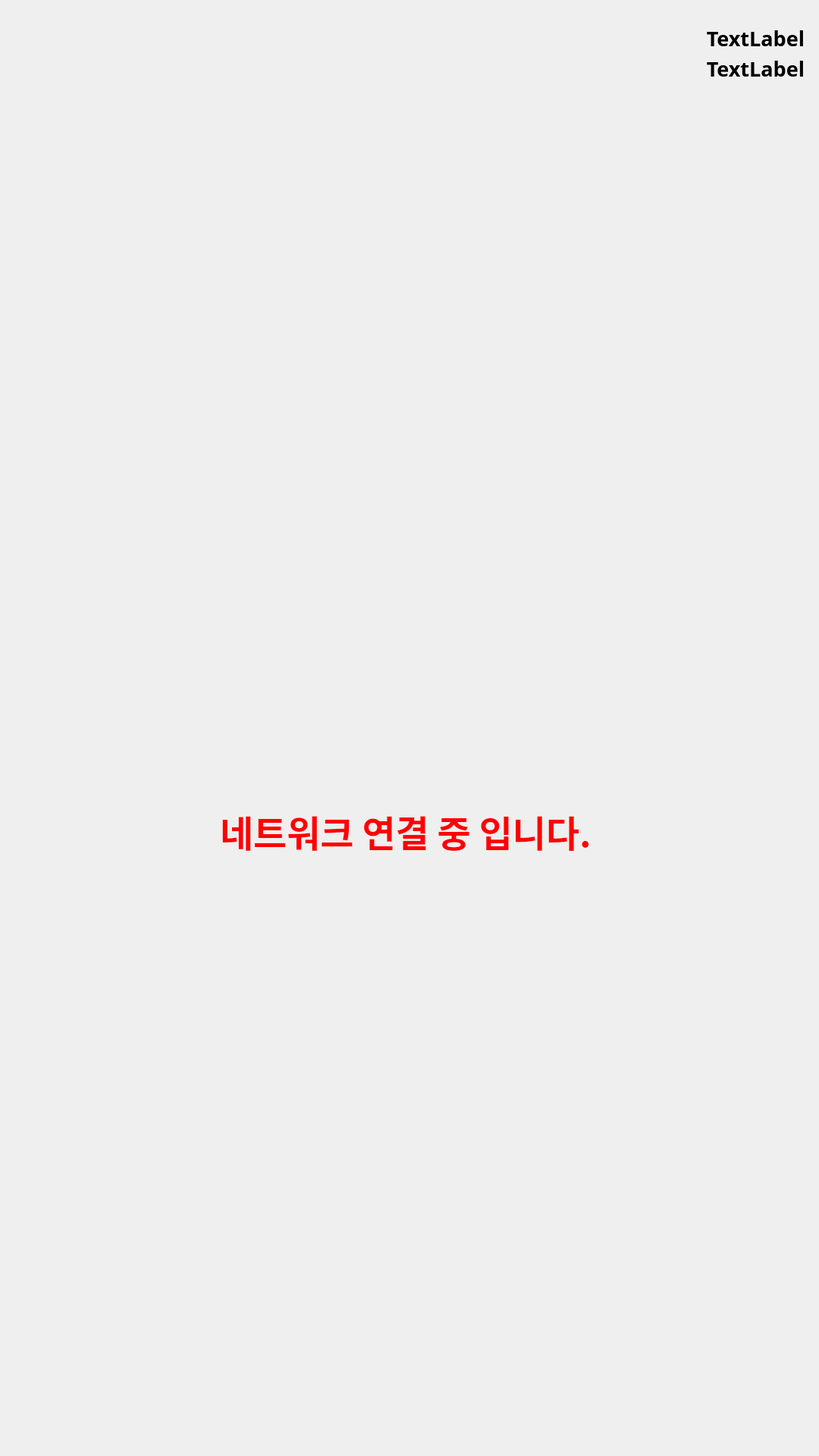
<?xml version="1.0" encoding="UTF-8"?>
<ui version="4.0">
 <class>Dialog</class>
 <widget class="QDialog" name="Dialog">
  <property name="geometry">
   <rect>
    <x>0</x>
    <y>0</y>
    <width>1080</width>
    <height>1920</height>
   </rect>
  </property>
  <property name="windowTitle">
   <string>Dialog</string>
  </property>
  <widget class="QLabel" name="label">
   <property name="geometry">
    <rect>
     <x>0</x>
     <y>0</y>
     <width>1081</width>
     <height>1921</height>
    </rect>
   </property>
   <property name="text">
    <string/>
   </property>
   <property name="pixmap">
    <pixmap resource="resources.qrc">:/Background/image/asset/background.png</pixmap>
   </property>
   <property name="scaledContents">
    <bool>true</bool>
   </property>
  </widget>
  <widget class="QLabel" name="label_2">
   <property name="geometry">
    <rect>
     <x>80</x>
     <y>310</y>
     <width>151</width>
     <height>121</height>
    </rect>
   </property>
   <property name="font">
    <font>
     <family>나눔고딕 ExtraBold</family>
     <pointsize>36</pointsize>
     <weight>75</weight>
     <bold>true</bold>
    </font>
   </property>
   <property name="text">
    <string/>
   </property>
   <property name="textFormat">
    <enum>Qt::AutoText</enum>
   </property>
   <property name="alignment">
    <set>Qt::AlignRight|Qt::AlignTrailing|Qt::AlignVCenter</set>
   </property>
  </widget>
  <widget class="QLabel" name="label_3">
   <property name="geometry">
    <rect>
     <x>270</x>
     <y>310</y>
     <width>231</width>
     <height>121</height>
    </rect>
   </property>
   <property name="font">
    <font>
     <family>나눔고딕</family>
     <pointsize>28</pointsize>
     <weight>75</weight>
     <bold>true</bold>
    </font>
   </property>
   <property name="text">
    <string/>
   </property>
   <property name="textFormat">
    <enum>Qt::AutoText</enum>
   </property>
  </widget>
  <widget class="QLabel" name="label_4">
   <property name="geometry">
    <rect>
     <x>510</x>
     <y>310</y>
     <width>171</width>
     <height>121</height>
    </rect>
   </property>
   <property name="font">
    <font>
     <family>나눔고딕</family>
     <pointsize>28</pointsize>
     <weight>75</weight>
     <bold>true</bold>
    </font>
   </property>
   <property name="styleSheet">
    <string notr="true">color: rgb(255, 255, 255);</string>
   </property>
   <property name="text">
    <string/>
   </property>
   <property name="textFormat">
    <enum>Qt::AutoText</enum>
   </property>
   <property name="alignment">
    <set>Qt::AlignCenter</set>
   </property>
  </widget>
  <widget class="QLabel" name="label_5">
   <property name="geometry">
    <rect>
     <x>700</x>
     <y>310</y>
     <width>361</width>
     <height>121</height>
    </rect>
   </property>
   <property name="font">
    <font>
     <family>나눔고딕</family>
     <pointsize>28</pointsize>
     <weight>75</weight>
     <bold>true</bold>
    </font>
   </property>
   <property name="text">
    <string/>
   </property>
   <property name="textFormat">
    <enum>Qt::AutoText</enum>
   </property>
  </widget>
  <widget class="QLabel" name="label_6">
   <property name="geometry">
    <rect>
     <x>80</x>
     <y>460</y>
     <width>151</width>
     <height>121</height>
    </rect>
   </property>
   <property name="font">
    <font>
     <family>나눔고딕 ExtraBold</family>
     <pointsize>36</pointsize>
     <weight>75</weight>
     <bold>true</bold>
    </font>
   </property>
   <property name="text">
    <string/>
   </property>
   <property name="textFormat">
    <enum>Qt::AutoText</enum>
   </property>
   <property name="alignment">
    <set>Qt::AlignRight|Qt::AlignTrailing|Qt::AlignVCenter</set>
   </property>
  </widget>
  <widget class="QLabel" name="label_7">
   <property name="geometry">
    <rect>
     <x>270</x>
     <y>460</y>
     <width>231</width>
     <height>121</height>
    </rect>
   </property>
   <property name="font">
    <font>
     <family>나눔고딕</family>
     <pointsize>28</pointsize>
     <weight>75</weight>
     <bold>true</bold>
    </font>
   </property>
   <property name="text">
    <string/>
   </property>
   <property name="textFormat">
    <enum>Qt::AutoText</enum>
   </property>
  </widget>
  <widget class="QLabel" name="label_8">
   <property name="geometry">
    <rect>
     <x>510</x>
     <y>460</y>
     <width>171</width>
     <height>121</height>
    </rect>
   </property>
   <property name="font">
    <font>
     <family>나눔고딕</family>
     <pointsize>28</pointsize>
     <weight>75</weight>
     <bold>true</bold>
    </font>
   </property>
   <property name="styleSheet">
    <string notr="true">color: rgb(255, 255, 255);</string>
   </property>
   <property name="text">
    <string/>
   </property>
   <property name="textFormat">
    <enum>Qt::AutoText</enum>
   </property>
   <property name="alignment">
    <set>Qt::AlignCenter</set>
   </property>
  </widget>
  <widget class="QLabel" name="label_9">
   <property name="geometry">
    <rect>
     <x>700</x>
     <y>460</y>
     <width>361</width>
     <height>121</height>
    </rect>
   </property>
   <property name="font">
    <font>
     <family>나눔고딕</family>
     <pointsize>28</pointsize>
     <weight>75</weight>
     <bold>true</bold>
    </font>
   </property>
   <property name="text">
    <string/>
   </property>
   <property name="textFormat">
    <enum>Qt::AutoText</enum>
   </property>
  </widget>
  <widget class="QLabel" name="label_10">
   <property name="geometry">
    <rect>
     <x>80</x>
     <y>610</y>
     <width>151</width>
     <height>121</height>
    </rect>
   </property>
   <property name="font">
    <font>
     <family>나눔고딕 ExtraBold</family>
     <pointsize>36</pointsize>
     <weight>75</weight>
     <bold>true</bold>
    </font>
   </property>
   <property name="text">
    <string/>
   </property>
   <property name="textFormat">
    <enum>Qt::AutoText</enum>
   </property>
   <property name="alignment">
    <set>Qt::AlignRight|Qt::AlignTrailing|Qt::AlignVCenter</set>
   </property>
  </widget>
  <widget class="QLabel" name="label_11">
   <property name="geometry">
    <rect>
     <x>270</x>
     <y>610</y>
     <width>231</width>
     <height>121</height>
    </rect>
   </property>
   <property name="font">
    <font>
     <family>나눔고딕</family>
     <pointsize>28</pointsize>
     <weight>75</weight>
     <bold>true</bold>
    </font>
   </property>
   <property name="text">
    <string/>
   </property>
   <property name="textFormat">
    <enum>Qt::AutoText</enum>
   </property>
  </widget>
  <widget class="QLabel" name="label_12">
   <property name="geometry">
    <rect>
     <x>510</x>
     <y>600</y>
     <width>171</width>
     <height>121</height>
    </rect>
   </property>
   <property name="font">
    <font>
     <family>나눔고딕</family>
     <pointsize>28</pointsize>
     <weight>75</weight>
     <bold>true</bold>
    </font>
   </property>
   <property name="styleSheet">
    <string notr="true">color: rgb(255, 255, 255);</string>
   </property>
   <property name="text">
    <string/>
   </property>
   <property name="textFormat">
    <enum>Qt::AutoText</enum>
   </property>
   <property name="alignment">
    <set>Qt::AlignCenter</set>
   </property>
  </widget>
  <widget class="QLabel" name="label_13">
   <property name="geometry">
    <rect>
     <x>700</x>
     <y>600</y>
     <width>361</width>
     <height>121</height>
    </rect>
   </property>
   <property name="font">
    <font>
     <family>나눔고딕</family>
     <pointsize>28</pointsize>
     <weight>75</weight>
     <bold>true</bold>
    </font>
   </property>
   <property name="text">
    <string/>
   </property>
   <property name="textFormat">
    <enum>Qt::AutoText</enum>
   </property>
  </widget>
  <widget class="QLabel" name="label_14">
   <property name="geometry">
    <rect>
     <x>80</x>
     <y>750</y>
     <width>151</width>
     <height>121</height>
    </rect>
   </property>
   <property name="font">
    <font>
     <family>나눔고딕 ExtraBold</family>
     <pointsize>36</pointsize>
     <weight>75</weight>
     <bold>true</bold>
    </font>
   </property>
   <property name="text">
    <string/>
   </property>
   <property name="textFormat">
    <enum>Qt::AutoText</enum>
   </property>
   <property name="alignment">
    <set>Qt::AlignRight|Qt::AlignTrailing|Qt::AlignVCenter</set>
   </property>
  </widget>
  <widget class="QLabel" name="label_15">
   <property name="geometry">
    <rect>
     <x>270</x>
     <y>750</y>
     <width>231</width>
     <height>121</height>
    </rect>
   </property>
   <property name="font">
    <font>
     <family>나눔고딕</family>
     <pointsize>28</pointsize>
     <weight>75</weight>
     <bold>true</bold>
    </font>
   </property>
   <property name="text">
    <string/>
   </property>
   <property name="textFormat">
    <enum>Qt::AutoText</enum>
   </property>
  </widget>
  <widget class="QLabel" name="label_16">
   <property name="geometry">
    <rect>
     <x>510</x>
     <y>750</y>
     <width>171</width>
     <height>121</height>
    </rect>
   </property>
   <property name="font">
    <font>
     <family>나눔고딕</family>
     <pointsize>28</pointsize>
     <weight>75</weight>
     <bold>true</bold>
    </font>
   </property>
   <property name="styleSheet">
    <string notr="true">color: rgb(255, 255, 255);</string>
   </property>
   <property name="text">
    <string/>
   </property>
   <property name="textFormat">
    <enum>Qt::AutoText</enum>
   </property>
   <property name="alignment">
    <set>Qt::AlignCenter</set>
   </property>
  </widget>
  <widget class="QLabel" name="label_17">
   <property name="geometry">
    <rect>
     <x>700</x>
     <y>750</y>
     <width>361</width>
     <height>121</height>
    </rect>
   </property>
   <property name="font">
    <font>
     <family>나눔고딕</family>
     <pointsize>28</pointsize>
     <weight>75</weight>
     <bold>true</bold>
    </font>
   </property>
   <property name="text">
    <string/>
   </property>
   <property name="textFormat">
    <enum>Qt::AutoText</enum>
   </property>
  </widget>
  <widget class="QLabel" name="label_18">
   <property name="geometry">
    <rect>
     <x>80</x>
     <y>900</y>
     <width>151</width>
     <height>121</height>
    </rect>
   </property>
   <property name="font">
    <font>
     <family>나눔고딕 ExtraBold</family>
     <pointsize>36</pointsize>
     <weight>75</weight>
     <bold>true</bold>
    </font>
   </property>
   <property name="text">
    <string/>
   </property>
   <property name="textFormat">
    <enum>Qt::AutoText</enum>
   </property>
   <property name="alignment">
    <set>Qt::AlignRight|Qt::AlignTrailing|Qt::AlignVCenter</set>
   </property>
  </widget>
  <widget class="QLabel" name="label_19">
   <property name="geometry">
    <rect>
     <x>270</x>
     <y>900</y>
     <width>231</width>
     <height>121</height>
    </rect>
   </property>
   <property name="font">
    <font>
     <family>나눔고딕</family>
     <pointsize>28</pointsize>
     <weight>75</weight>
     <bold>true</bold>
    </font>
   </property>
   <property name="text">
    <string/>
   </property>
   <property name="textFormat">
    <enum>Qt::AutoText</enum>
   </property>
  </widget>
  <widget class="QLabel" name="label_20">
   <property name="geometry">
    <rect>
     <x>510</x>
     <y>900</y>
     <width>171</width>
     <height>121</height>
    </rect>
   </property>
   <property name="font">
    <font>
     <family>나눔고딕</family>
     <pointsize>28</pointsize>
     <weight>75</weight>
     <bold>true</bold>
    </font>
   </property>
   <property name="styleSheet">
    <string notr="true">color: rgb(255, 255, 255);</string>
   </property>
   <property name="text">
    <string/>
   </property>
   <property name="textFormat">
    <enum>Qt::AutoText</enum>
   </property>
   <property name="alignment">
    <set>Qt::AlignCenter</set>
   </property>
  </widget>
  <widget class="QLabel" name="label_21">
   <property name="geometry">
    <rect>
     <x>700</x>
     <y>900</y>
     <width>361</width>
     <height>121</height>
    </rect>
   </property>
   <property name="font">
    <font>
     <family>나눔고딕</family>
     <pointsize>28</pointsize>
     <weight>75</weight>
     <bold>true</bold>
    </font>
   </property>
   <property name="text">
    <string/>
   </property>
   <property name="textFormat">
    <enum>Qt::AutoText</enum>
   </property>
  </widget>
  <widget class="QLabel" name="label_22">
   <property name="geometry">
    <rect>
     <x>290</x>
     <y>1040</y>
     <width>751</width>
     <height>111</height>
    </rect>
   </property>
   <property name="font">
    <font>
     <family>나눔고딕 ExtraBold</family>
     <pointsize>36</pointsize>
     <weight>75</weight>
     <bold>true</bold>
    </font>
   </property>
   <property name="styleSheet">
    <string notr="true">color: rgb(255, 0, 4);</string>
   </property>
   <property name="text">
    <string>네트워크 연결 중 입니다.</string>
   </property>
   <property name="textFormat">
    <enum>Qt::AutoText</enum>
   </property>
   <property name="alignment">
    <set>Qt::AlignLeading|Qt::AlignLeft|Qt::AlignVCenter</set>
   </property>
  </widget>
  <widget class="QLabel" name="label_23">
   <property name="geometry">
    <rect>
     <x>900</x>
     <y>-10</y>
     <width>161</width>
     <height>121</height>
    </rect>
   </property>
   <property name="font">
    <font>
     <family>나눔고딕</family>
     <pointsize>20</pointsize>
     <weight>75</weight>
     <bold>true</bold>
    </font>
   </property>
   <property name="text">
    <string>TextLabel</string>
   </property>
   <property name="textFormat">
    <enum>Qt::AutoText</enum>
   </property>
   <property name="alignment">
    <set>Qt::AlignRight|Qt::AlignTrailing|Qt::AlignVCenter</set>
   </property>
  </widget>
  <widget class="QLabel" name="label_24">
   <property name="geometry">
    <rect>
     <x>890</x>
     <y>30</y>
     <width>171</width>
     <height>121</height>
    </rect>
   </property>
   <property name="font">
    <font>
     <family>나눔고딕</family>
     <pointsize>20</pointsize>
     <weight>75</weight>
     <bold>true</bold>
    </font>
   </property>
   <property name="text">
    <string>TextLabel</string>
   </property>
   <property name="textFormat">
    <enum>Qt::AutoText</enum>
   </property>
   <property name="alignment">
    <set>Qt::AlignRight|Qt::AlignTrailing|Qt::AlignVCenter</set>
   </property>
  </widget>
  <widget class="QLabel" name="label_25">
   <property name="geometry">
    <rect>
     <x>30</x>
     <y>340</y>
     <width>61</width>
     <height>61</height>
    </rect>
   </property>
   <property name="text">
    <string/>
   </property>
   <property name="alignment">
    <set>Qt::AlignCenter</set>
   </property>
  </widget>
  <widget class="QLabel" name="label_26">
   <property name="geometry">
    <rect>
     <x>30</x>
     <y>490</y>
     <width>61</width>
     <height>61</height>
    </rect>
   </property>
   <property name="text">
    <string/>
   </property>
   <property name="alignment">
    <set>Qt::AlignCenter</set>
   </property>
  </widget>
  <widget class="QLabel" name="label_27">
   <property name="geometry">
    <rect>
     <x>30</x>
     <y>640</y>
     <width>61</width>
     <height>61</height>
    </rect>
   </property>
   <property name="text">
    <string/>
   </property>
   <property name="alignment">
    <set>Qt::AlignCenter</set>
   </property>
  </widget>
  <widget class="QLabel" name="label_28">
   <property name="geometry">
    <rect>
     <x>30</x>
     <y>780</y>
     <width>61</width>
     <height>61</height>
    </rect>
   </property>
   <property name="text">
    <string/>
   </property>
   <property name="alignment">
    <set>Qt::AlignCenter</set>
   </property>
  </widget>
  <widget class="QLabel" name="label_29">
   <property name="geometry">
    <rect>
     <x>30</x>
     <y>930</y>
     <width>61</width>
     <height>61</height>
    </rect>
   </property>
   <property name="text">
    <string/>
   </property>
   <property name="alignment">
    <set>Qt::AlignCenter</set>
   </property>
  </widget>
  <widget class="QLabel" name="label_30">
   <property name="geometry">
    <rect>
     <x>30</x>
     <y>1170</y>
     <width>501</width>
     <height>581</height>
    </rect>
   </property>
   <property name="text">
    <string/>
   </property>
   <property name="alignment">
    <set>Qt::AlignCenter</set>
   </property>
  </widget>
  <widget class="QLabel" name="label_31">
   <property name="geometry">
    <rect>
     <x>550</x>
     <y>1170</y>
     <width>501</width>
     <height>581</height>
    </rect>
   </property>
   <property name="text">
    <string/>
   </property>
   <property name="alignment">
    <set>Qt::AlignCenter</set>
   </property>
  </widget>
  <widget class="QLabel" name="label_32">
   <property name="geometry">
    <rect>
     <x>280</x>
     <y>1780</y>
     <width>161</width>
     <height>111</height>
    </rect>
   </property>
   <property name="font">
    <font>
     <family>나눔고딕 ExtraBold</family>
     <pointsize>36</pointsize>
     <weight>75</weight>
     <bold>true</bold>
    </font>
   </property>
   <property name="styleSheet">
    <string notr="true">color: rgb(255, 0, 4);</string>
   </property>
   <property name="text">
    <string/>
   </property>
   <property name="textFormat">
    <enum>Qt::AutoText</enum>
   </property>
   <property name="alignment">
    <set>Qt::AlignLeading|Qt::AlignLeft|Qt::AlignVCenter</set>
   </property>
  </widget>
  <widget class="QLabel" name="label_33">
   <property name="geometry">
    <rect>
     <x>480</x>
     <y>1780</y>
     <width>161</width>
     <height>111</height>
    </rect>
   </property>
   <property name="font">
    <font>
     <family>나눔고딕 ExtraBold</family>
     <pointsize>36</pointsize>
     <weight>75</weight>
     <bold>true</bold>
    </font>
   </property>
   <property name="styleSheet">
    <string notr="true">color: rgb(255, 0, 4);</string>
   </property>
   <property name="text">
    <string/>
   </property>
   <property name="textFormat">
    <enum>Qt::AutoText</enum>
   </property>
   <property name="alignment">
    <set>Qt::AlignLeading|Qt::AlignLeft|Qt::AlignVCenter</set>
   </property>
  </widget>
  <widget class="QLabel" name="label_34">
   <property name="geometry">
    <rect>
     <x>680</x>
     <y>1780</y>
     <width>161</width>
     <height>111</height>
    </rect>
   </property>
   <property name="font">
    <font>
     <family>나눔고딕 ExtraBold</family>
     <pointsize>36</pointsize>
     <weight>75</weight>
     <bold>true</bold>
    </font>
   </property>
   <property name="styleSheet">
    <string notr="true">color: rgb(255, 0, 4);</string>
   </property>
   <property name="text">
    <string/>
   </property>
   <property name="textFormat">
    <enum>Qt::AutoText</enum>
   </property>
   <property name="alignment">
    <set>Qt::AlignLeading|Qt::AlignLeft|Qt::AlignVCenter</set>
   </property>
  </widget>
  <widget class="QLabel" name="label_35">
   <property name="geometry">
    <rect>
     <x>880</x>
     <y>1780</y>
     <width>161</width>
     <height>111</height>
    </rect>
   </property>
   <property name="font">
    <font>
     <family>나눔고딕 ExtraBold</family>
     <pointsize>36</pointsize>
     <weight>75</weight>
     <bold>true</bold>
    </font>
   </property>
   <property name="styleSheet">
    <string notr="true">color: rgb(255, 0, 4);</string>
   </property>
   <property name="text">
    <string/>
   </property>
   <property name="textFormat">
    <enum>Qt::AutoText</enum>
   </property>
   <property name="alignment">
    <set>Qt::AlignLeading|Qt::AlignLeft|Qt::AlignVCenter</set>
   </property>
  </widget>
  <widget class="QLabel" name="cnt_down">
   <property name="geometry">
    <rect>
     <x>20</x>
     <y>20</y>
     <width>64</width>
     <height>15</height>
    </rect>
   </property>
   <property name="text">
    <string/>
   </property>
  </widget>
 </widget>
 <resources>
  <include location="resources.qrc"/>
 </resources>
 <connections/>
</ui>
